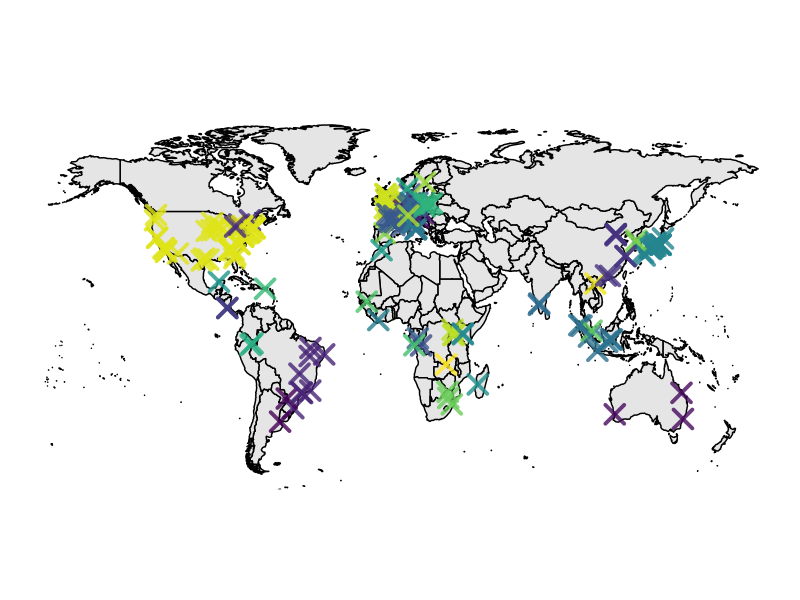
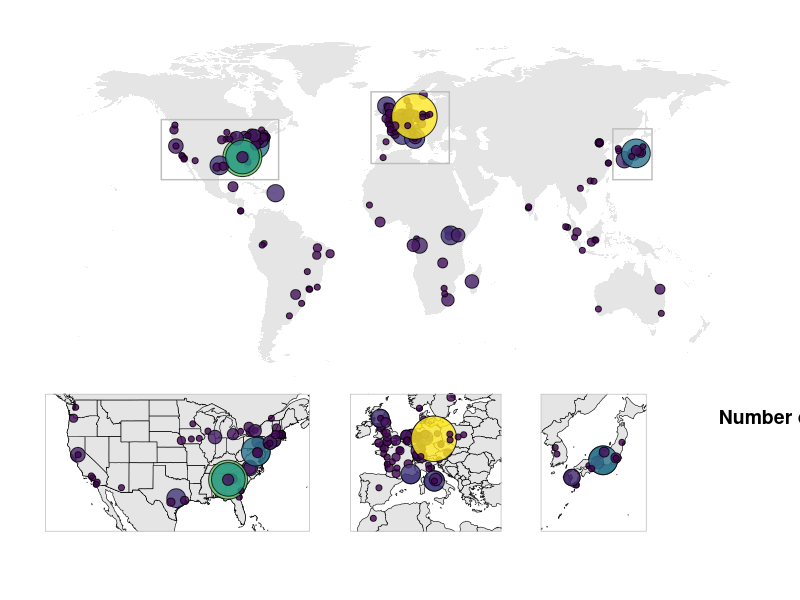
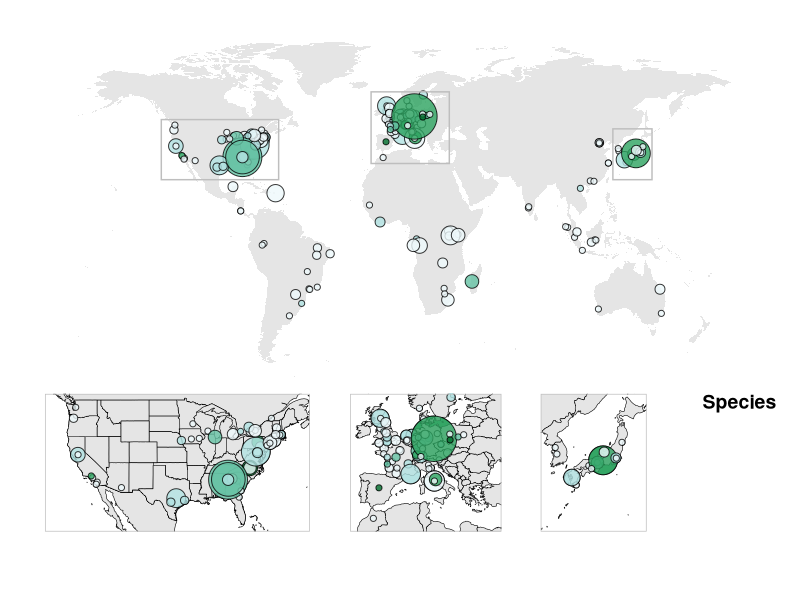
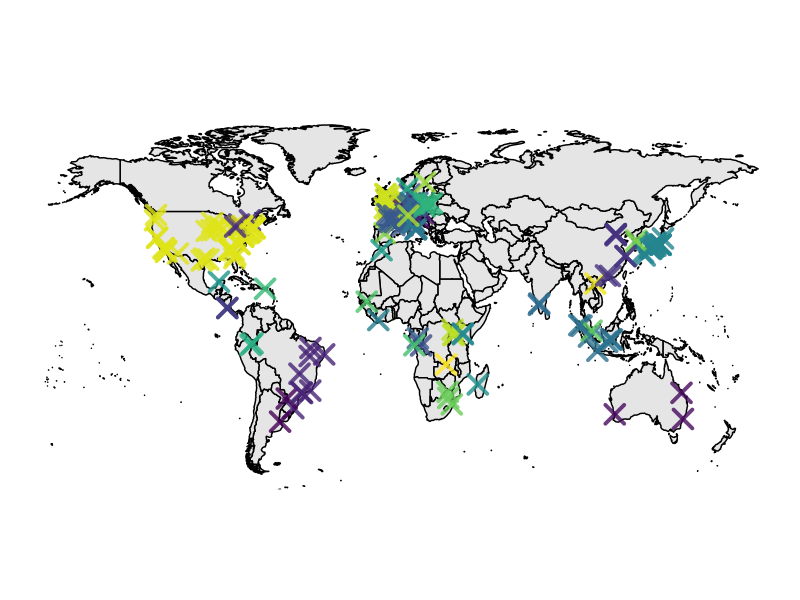
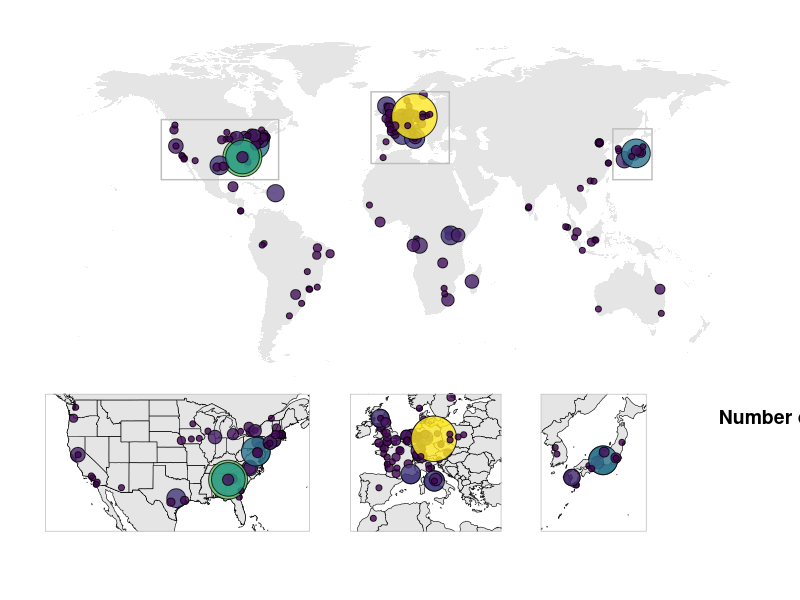
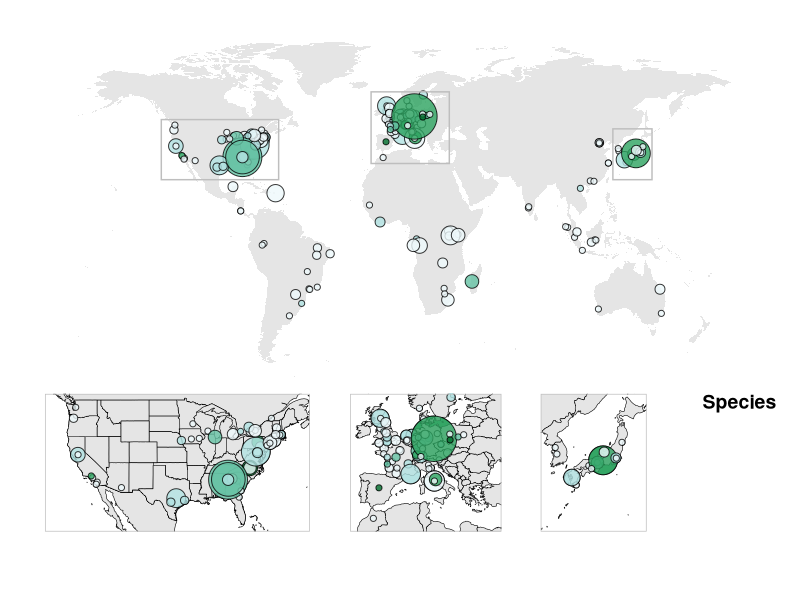

Source code (R) for these figures, in order:
## ---- chunk 1
library(tidyverse)
library(cowplot)
library(maps)
library(ggforce)
library(viridis)
library(ggthemes)
## ---- chunk 2
studies <- read_csv("../data/studies_gsheet.csv")
sites <- read_csv("../data/sites_gsheet.csv")
## ---- chunk 3
df <- studies %>% 
  group_by(site) %>% 
  summarise(Nstudies = n_distinct(studyID),
            Nspecies = n_distinct(species)) %>% 
  mutate(legend_species = ifelse(Nspecies > 4, "more", Nspecies))%>%
  left_join(sites)
## ---- chunk 4
world <- map("world", plot = FALSE, fill = TRUE) %>% fortify()
## ---- chunk 5
# sanity check that coordinates are in the right country
# within a country, all Xs should be the same color
ggplot(df, aes(x = long, y = lat)) +
  geom_polygon(data = world, aes(group = group), col = "black", fill = "grey90") +
  geom_point(aes(col = country), size = 5, shape = 4, stroke = 2, alpha = .8) +
  coord_fixed(1.3, ylim = c(-55, 83.59961)) +
  scale_color_viridis_d() +
  theme_map() +
  guides(col = "none")
## ---- chunk 6
ggsave("../graphs/map.pdf", width = 20, height = 10, scale = 2)
## ---- chunk 7
m <- ggplot(df, aes(x = long, y = lat)) +
  geom_polygon(data = world, aes(group = group), fill = "grey90") +
  geom_point(aes(size = Nstudies, fill = Nstudies), shape = 21, alpha = .8) +
  theme_map() +
  # # to make fill into discrete; overlap with size legend
  # scale_size_area("Number of\nStudies", max_size = 15) +
  # scale_fill_viridis_c("Number of\nStudies", guide = "legend") +
  # to have them side by side
  scale_fill_viridis_c("", breaks = c(1, 20, 40, 60)) +
  scale_size_area("", max_size = 15, breaks = c(1, 20, 40, 60)) +
  theme(legend.box = "horizontal") +
  guides(fill = guide_colorbar(reverse = T, barheight = 10, order = 0), 
         size = guide_legend(keyheight = 2.6, title.theme = element_text(size = 4)))

legend <- get_legend(m)
# plot_grid(legend)

mx <- m +
  annotate("rect", ymin = c(24, 31, 24), ymax = c(46, 62, 50), xmin = c(124, -12, -130), 
           xmax = c(146, 32, -64), size = .5, col = "grey", fill = NA) + 
  coord_fixed(1.3, ylim = c(-55, 83.59961)) +
  theme(legend.position = "none")
## ---- chunk 8
# japan
m1 <- m + 
  geom_polygon(data = world, aes(group = group), col = "black", fill = "grey90", lwd = .2) +
  geom_point(aes(size = Nstudies, fill = Nstudies), shape = 21, alpha = .8) +
  coord_fixed(1.3, ylim = c(25, 45), xlim = c(125, 145)) +
  theme(legend.position = "none") +
  panel_border(color = "grey", size = .5)

# europe
m2 <- m + 
  geom_polygon(data = world, aes(group = group), col = "black", fill = "grey90", lwd = .2) +
  geom_point(aes(size = Nstudies, fill = Nstudies), shape = 21, alpha = .8) +
  coord_fixed(1.3, ylim = c(32, 60), xlim = c(-10, 30)) +
  theme(legend.position = "none") +
  panel_border(color = "grey", size = .5)

# contiguous us
usa = map("state", plot = FALSE, fill = TRUE) %>% fortify() # "usa"

m3 <- m + 
  geom_polygon(data = world, aes(group = group), col = "black", fill = "grey90", lwd = .2) +
  geom_polygon(data = usa, aes(group = group), col = "black", fill = "grey90", lwd = .2) +
  geom_point(aes(size = Nstudies, fill = Nstudies), shape = 21, alpha = .8) +
  coord_fixed(1.3, ylim = c(25, 49), xlim = c(-127, -67)) +
  theme(legend.position = "none") +
  panel_border(color = "grey", size = .5)
## ---- chunk 9
leg <- plot_grid(NA, legend, ncol = 1, rel_heights = c(.1, .9), labels = c("", "Number of Studies"), label_x = -.35)
bottom_row <- plot_grid(m3, m2, NA, m1, NA, leg, nrow = 1, rel_widths = c(2, 1.18, .06, .85, .08, .7))
plot_grid(mx, bottom_row, ncol = 1, rel_heights = c(2.4, 1)) +
  theme(plot.margin = unit(c(.5, .5, 1.5, .5), "cm"))
## ---- chunk 10
ggsave("../graphs/map_insets.pdf", width = 8, height = 5.5, scale = 2)
## ---- chunk 11
ms <- ggplot(df, aes(x = long, y = lat)) +
  geom_polygon(data = world, aes(group = group), fill = "grey90") +
  geom_point(aes(size = Nstudies, fill = legend_species), shape = 21, alpha = .8) +
  theme_map() +
  # # to make fill into discrete; overlap with size legend
  # scale_size_area("Number of\nStudies", max_size = 15) +
  # scale_fill_viridis_c("Number of\nStudies", guide = "legend") +
  # to have them side by side
  scale_fill_brewer(palette = 2, direction = 1) +
  scale_size_area("", max_size = 15, breaks = c(1, 20, 40, 60)) +
  theme(legend.box = "horizontal")

legend <- get_legend(ms)
# plot_grid(legend)

msx <- ms +
  annotate("rect", ymin = c(24, 31, 24), ymax = c(46, 62, 50), xmin = c(124, -12, -130), 
           xmax = c(146, 32, -64), size = .5, col = "grey", fill = NA) + 
  coord_fixed(1.3, ylim = c(-55, 83.59961)) +
  theme(legend.position = "none")
## ---- chunk 12
# japan
ms1 <- ms + 
  geom_polygon(data = world, aes(group = group), col = "black", fill = "grey90", lwd = .2) +
  geom_point(aes(size = Nstudies, fill = legend_species), shape = 21, alpha = .8) +
  coord_fixed(1.3, ylim = c(25, 45), xlim = c(125, 145)) +
  theme(legend.position = "none") +
  panel_border(color = "grey", size = .5)

# europe
ms2 <- ms + 
  geom_polygon(data = world, aes(group = group), col = "black", fill = "grey90", lwd = .2) +
  geom_point(aes(size = Nstudies, fill = legend_species), shape = 21, alpha = .8) +
  coord_fixed(1.3, ylim = c(32, 60), xlim = c(-10, 30)) +
  theme(legend.position = "none") +
  panel_border(color = "grey", size = .5)

# contiguous us
usa = map("state", plot = FALSE, fill = TRUE) %>% fortify() # "usa"

ms3 <- ms + 
  geom_polygon(data = world, aes(group = group), col = "black", fill = "grey90", lwd = .2) +
  geom_polygon(data = usa, aes(group = group), col = "black", fill = "grey90", lwd = .2) +
  geom_point(aes(size = Nstudies, fill = legend_species), shape = 21, alpha = .8) +
  coord_fixed(1.3, ylim = c(25, 49), xlim = c(-127, -67)) +
  theme(legend.position = "none") +
  panel_border(color = "grey", size = .5)
## ---- chunk 13
legs <- plot_grid(legend, ncol = 2, rel_heights = c(.1, .9), labels = c("Species", "Studies"), label_x = -.1)
bottom_row <- plot_grid(ms3, ms2, NA, ms1, NA, legs, nrow = 1, rel_widths = c(2, 1.18, .06, .85, .08, .7))
plot_grid(msx, bottom_row, ncol = 1, rel_heights = c(2.4, 1)) +
  theme(plot.margin = unit(c(.5, .5, 1.5, .5), "cm"))
## ---- chunk 14
ggsave("../graphs/map_insets_col_species.pdf", width = 8, height = 5.5, scale = 2)
## ---- chunk 15
sessionInfo()
